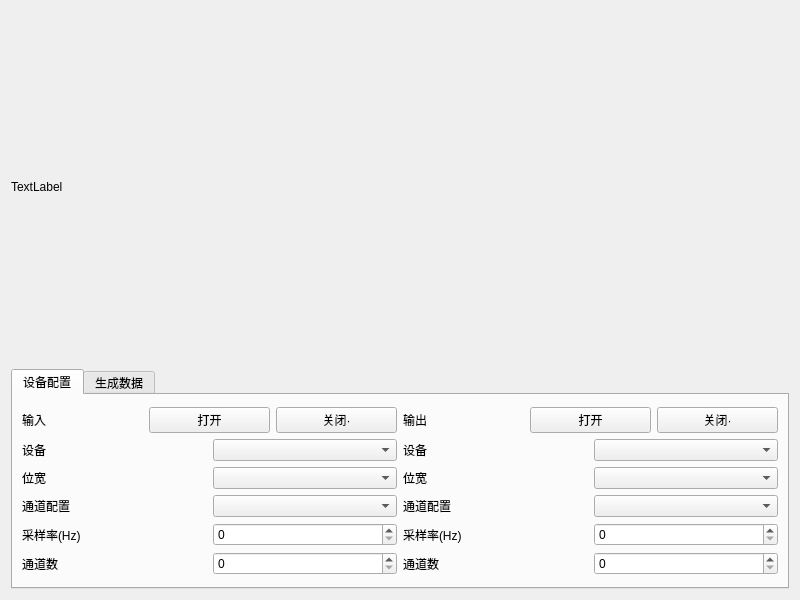
<?xml version="1.0" encoding="UTF-8"?>
<ui version="4.0">
 <class>Widget</class>
 <widget class="QWidget" name="Widget">
  <property name="geometry">
   <rect>
    <x>0</x>
    <y>0</y>
    <width>800</width>
    <height>600</height>
   </rect>
  </property>
  <property name="windowTitle">
   <string>Widget</string>
  </property>
  <layout class="QVBoxLayout" name="verticalLayout_7">
   <item>
    <layout class="QVBoxLayout" name="verticalLayout">
     <property name="spacing">
      <number>6</number>
     </property>
     <property name="leftMargin">
      <number>0</number>
     </property>
     <item>
      <widget class="QWidget" name="widget" native="true">
       <property name="minimumSize">
        <size>
         <width>100</width>
         <height>100</height>
        </size>
       </property>
      </widget>
     </item>
     <item>
      <widget class="QLabel" name="labelinfo">
       <property name="maximumSize">
        <size>
         <width>16777215</width>
         <height>60</height>
        </size>
       </property>
       <property name="text">
        <string>TextLabel</string>
       </property>
      </widget>
     </item>
     <item>
      <widget class="QWidget" name="widgetfft" native="true">
       <property name="minimumSize">
        <size>
         <width>100</width>
         <height>100</height>
        </size>
       </property>
      </widget>
     </item>
    </layout>
   </item>
   <item>
    <widget class="QTabWidget" name="tabWidget">
     <property name="maximumSize">
      <size>
       <width>16777215</width>
       <height>220</height>
      </size>
     </property>
     <property name="currentIndex">
      <number>0</number>
     </property>
     <widget class="QWidget" name="tab">
      <attribute name="title">
       <string>设备配置</string>
      </attribute>
      <layout class="QVBoxLayout" name="verticalLayout_6">
       <item>
        <layout class="QHBoxLayout" name="horizontalLayout_15">
         <item>
          <layout class="QVBoxLayout" name="verticalLayout_5">
           <item>
            <layout class="QHBoxLayout" name="horizontalLayout_13">
             <item>
              <widget class="QLabel" name="label_13">
               <property name="text">
                <string>输入</string>
               </property>
              </widget>
             </item>
             <item>
              <widget class="QPushButton" name="pushButtonin">
               <property name="text">
                <string>打开</string>
               </property>
              </widget>
             </item>
             <item>
              <widget class="QPushButton" name="pushButtoninclose">
               <property name="text">
                <string>关闭·</string>
               </property>
              </widget>
             </item>
            </layout>
           </item>
           <item>
            <layout class="QVBoxLayout" name="verticalLayout_3">
             <item>
              <layout class="QHBoxLayout" name="horizontalLayout_9">
               <item>
                <widget class="QLabel" name="label_9">
                 <property name="text">
                  <string>设备</string>
                 </property>
                </widget>
               </item>
               <item>
                <widget class="QComboBox" name="comboBoxin"/>
               </item>
              </layout>
             </item>
             <item>
              <layout class="QHBoxLayout" name="horizontalLayout_10">
               <item>
                <widget class="QLabel" name="label_10">
                 <property name="text">
                  <string>位宽</string>
                 </property>
                </widget>
               </item>
               <item>
                <widget class="QComboBox" name="comboBoxinbit"/>
               </item>
              </layout>
             </item>
             <item>
              <layout class="QHBoxLayout" name="horizontalLayout_16">
               <item>
                <widget class="QLabel" name="label_15">
                 <property name="text">
                  <string>通道配置</string>
                 </property>
                </widget>
               </item>
               <item>
                <widget class="QComboBox" name="comboBoxinch"/>
               </item>
              </layout>
             </item>
             <item>
              <layout class="QHBoxLayout" name="horizontalLayout_11">
               <item>
                <widget class="QLabel" name="label_11">
                 <property name="text">
                  <string>采样率(Hz)</string>
                 </property>
                </widget>
               </item>
               <item>
                <widget class="QSpinBox" name="spinBoxin">
                 <property name="maximum">
                  <number>999999999</number>
                 </property>
                </widget>
               </item>
              </layout>
             </item>
             <item>
              <layout class="QHBoxLayout" name="horizontalLayout_12">
               <item>
                <widget class="QLabel" name="label_12">
                 <property name="text">
                  <string>通道数</string>
                 </property>
                </widget>
               </item>
               <item>
                <widget class="QSpinBox" name="spinBoxinch"/>
               </item>
              </layout>
             </item>
            </layout>
           </item>
          </layout>
         </item>
         <item>
          <layout class="QVBoxLayout" name="verticalLayout_4">
           <item>
            <layout class="QHBoxLayout" name="horizontalLayout_14">
             <item>
              <widget class="QLabel" name="label_14">
               <property name="text">
                <string>输出</string>
               </property>
              </widget>
             </item>
             <item>
              <widget class="QPushButton" name="pushButtonout">
               <property name="text">
                <string>打开</string>
               </property>
              </widget>
             </item>
             <item>
              <widget class="QPushButton" name="pushButtonoutclose">
               <property name="text">
                <string>关闭·</string>
               </property>
              </widget>
             </item>
            </layout>
           </item>
           <item>
            <layout class="QVBoxLayout" name="verticalLayout_2">
             <item>
              <layout class="QHBoxLayout" name="horizontalLayout">
               <item>
                <widget class="QLabel" name="label">
                 <property name="text">
                  <string>设备</string>
                 </property>
                </widget>
               </item>
               <item>
                <widget class="QComboBox" name="comboBoxout"/>
               </item>
              </layout>
             </item>
             <item>
              <layout class="QHBoxLayout" name="horizontalLayout_2">
               <item>
                <widget class="QLabel" name="label_2">
                 <property name="text">
                  <string>位宽</string>
                 </property>
                </widget>
               </item>
               <item>
                <widget class="QComboBox" name="comboBoxoutbit"/>
               </item>
              </layout>
             </item>
             <item>
              <layout class="QHBoxLayout" name="horizontalLayout_17">
               <item>
                <widget class="QLabel" name="label_16">
                 <property name="text">
                  <string>通道配置</string>
                 </property>
                </widget>
               </item>
               <item>
                <widget class="QComboBox" name="comboBoxoutch"/>
               </item>
              </layout>
             </item>
             <item>
              <layout class="QHBoxLayout" name="horizontalLayout_3">
               <item>
                <widget class="QLabel" name="label_3">
                 <property name="text">
                  <string>采样率(Hz)</string>
                 </property>
                </widget>
               </item>
               <item>
                <widget class="QSpinBox" name="spinBoxout">
                 <property name="maximum">
                  <number>999999999</number>
                 </property>
                </widget>
               </item>
              </layout>
             </item>
             <item>
              <layout class="QHBoxLayout" name="horizontalLayout_4">
               <item>
                <widget class="QLabel" name="label_4">
                 <property name="text">
                  <string>通道数</string>
                 </property>
                </widget>
               </item>
               <item>
                <widget class="QSpinBox" name="spinBoxoutch"/>
               </item>
              </layout>
             </item>
            </layout>
           </item>
          </layout>
         </item>
        </layout>
       </item>
      </layout>
     </widget>
     <widget class="QWidget" name="tab_2">
      <attribute name="title">
       <string>生成数据</string>
      </attribute>
      <layout class="QVBoxLayout" name="verticalLayout_8">
       <item>
        <layout class="QHBoxLayout" name="horizontalLayout_18">
         <item>
          <layout class="QVBoxLayout" name="verticalLayout_15">
           <item>
            <layout class="QVBoxLayout" name="verticalLayout_13">
             <item>
              <widget class="QPushButton" name="pushButtonadd">
               <property name="text">
                <string>添加a*cos(b*x+c)</string>
               </property>
              </widget>
             </item>
             <item>
              <layout class="QHBoxLayout" name="horizontalLayout_5">
               <item>
                <widget class="QLabel" name="label_5">
                 <property name="maximumSize">
                  <size>
                   <width>30</width>
                   <height>16777215</height>
                  </size>
                 </property>
                 <property name="text">
                  <string>a:</string>
                 </property>
                </widget>
               </item>
               <item>
                <widget class="QDoubleSpinBox" name="doubleSpinBoxa">
                 <property name="decimals">
                  <number>2</number>
                 </property>
                 <property name="minimum">
                  <double>-99999999999999996863366107917975552.000000000000000</double>
                 </property>
                 <property name="maximum">
                  <double>99999999999999996863366107917975552.000000000000000</double>
                 </property>
                 <property name="value">
                  <double>1.000000000000000</double>
                 </property>
                </widget>
               </item>
              </layout>
             </item>
             <item>
              <layout class="QHBoxLayout" name="horizontalLayout_6">
               <item>
                <widget class="QLabel" name="label_6">
                 <property name="maximumSize">
                  <size>
                   <width>30</width>
                   <height>16777215</height>
                  </size>
                 </property>
                 <property name="text">
                  <string>b:</string>
                 </property>
                </widget>
               </item>
               <item>
                <widget class="QDoubleSpinBox" name="doubleSpinBoxb">
                 <property name="decimals">
                  <number>0</number>
                 </property>
                 <property name="minimum">
                  <double>-99999999999999996863366107917975552.000000000000000</double>
                 </property>
                 <property name="maximum">
                  <double>99999999999999996863366107917975552.000000000000000</double>
                 </property>
                 <property name="value">
                  <double>1.000000000000000</double>
                 </property>
                </widget>
               </item>
              </layout>
             </item>
             <item>
              <layout class="QHBoxLayout" name="horizontalLayout_7">
               <item>
                <widget class="QLabel" name="label_7">
                 <property name="maximumSize">
                  <size>
                   <width>30</width>
                   <height>16777215</height>
                  </size>
                 </property>
                 <property name="text">
                  <string>c:</string>
                 </property>
                </widget>
               </item>
               <item>
                <widget class="QDoubleSpinBox" name="doubleSpinBoxc">
                 <property name="decimals">
                  <number>2</number>
                 </property>
                 <property name="minimum">
                  <double>-99999999999999996863366107917975552.000000000000000</double>
                 </property>
                 <property name="maximum">
                  <double>99999999999999996863366107917975552.000000000000000</double>
                 </property>
                 <property name="value">
                  <double>1.000000000000000</double>
                 </property>
                </widget>
               </item>
              </layout>
             </item>
            </layout>
           </item>
           <item>
            <layout class="QHBoxLayout" name="horizontalLayout_36">
             <item>
              <widget class="QPushButton" name="pushButton">
               <property name="maximumSize">
                <size>
                 <width>60</width>
                 <height>16777215</height>
                </size>
               </property>
               <property name="text">
                <string>移除</string>
               </property>
              </widget>
             </item>
             <item>
              <widget class="QComboBox" name="comboBox"/>
             </item>
            </layout>
           </item>
          </layout>
         </item>
         <item>
          <layout class="QVBoxLayout" name="verticalLayout_16">
           <item>
            <layout class="QVBoxLayout" name="verticalLayout_14">
             <item>
              <widget class="QPushButton" name="pushButtonrand">
               <property name="text">
                <string>添加随机a*cos(b*x+c)</string>
               </property>
              </widget>
             </item>
             <item>
              <layout class="QHBoxLayout" name="horizontalLayout_8">
               <item>
                <widget class="QLabel" name="label_8">
                 <property name="maximumSize">
                  <size>
                   <width>30</width>
                   <height>16777215</height>
                  </size>
                 </property>
                 <property name="text">
                  <string>a:</string>
                 </property>
                </widget>
               </item>
               <item>
                <widget class="QDoubleSpinBox" name="doubleSpinBoxa1">
                 <property name="decimals">
                  <number>2</number>
                 </property>
                 <property name="minimum">
                  <double>-99999999999999996863366107917975552.000000000000000</double>
                 </property>
                 <property name="maximum">
                  <double>99999999999999996863366107917975552.000000000000000</double>
                 </property>
                 <property name="value">
                  <double>1.000000000000000</double>
                 </property>
                </widget>
               </item>
              </layout>
             </item>
            </layout>
           </item>
           <item>
            <layout class="QHBoxLayout" name="horizontalLayout_35">
             <item>
              <widget class="QPushButton" name="pushButton1">
               <property name="maximumSize">
                <size>
                 <width>60</width>
                 <height>16777215</height>
                </size>
               </property>
               <property name="text">
                <string>移除</string>
               </property>
              </widget>
             </item>
             <item>
              <widget class="QComboBox" name="comboBoxrand"/>
             </item>
            </layout>
           </item>
          </layout>
         </item>
        </layout>
       </item>
       <item>
        <layout class="QHBoxLayout" name="horizontalLayout_22">
         <item>
          <layout class="QHBoxLayout" name="horizontalLayout_21">
           <item>
            <layout class="QHBoxLayout" name="horizontalLayout_19">
             <item>
              <widget class="QLabel" name="label_17">
               <property name="maximumSize">
                <size>
                 <width>100</width>
                 <height>16777215</height>
                </size>
               </property>
               <property name="text">
                <string>采用率fs(2^fs):</string>
               </property>
              </widget>
             </item>
             <item>
              <widget class="QSpinBox" name="spinBox">
               <property name="maximum">
                <number>16</number>
               </property>
               <property name="value">
                <number>10</number>
               </property>
              </widget>
             </item>
            </layout>
           </item>
           <item>
            <layout class="QHBoxLayout" name="horizontalLayout_20">
             <item>
              <widget class="QLabel" name="label_18">
               <property name="minimumSize">
                <size>
                 <width>60</width>
                 <height>0</height>
                </size>
               </property>
               <property name="text">
                <string>幅值阈值:</string>
               </property>
              </widget>
             </item>
             <item>
              <widget class="QDoubleSpinBox" name="doubleSpinBox">
               <property name="minimum">
                <double>0.000000000000000</double>
               </property>
               <property name="maximum">
                <double>99999999999.000000000000000</double>
               </property>
               <property name="value">
                <double>0.100000000000000</double>
               </property>
              </widget>
             </item>
            </layout>
           </item>
          </layout>
         </item>
         <item>
          <widget class="QCheckBox" name="checkBox">
           <property name="maximumSize">
            <size>
             <width>60</width>
             <height>16777215</height>
            </size>
           </property>
           <property name="text">
            <string>生成</string>
           </property>
          </widget>
         </item>
        </layout>
       </item>
      </layout>
     </widget>
    </widget>
   </item>
  </layout>
 </widget>
 <resources/>
 <connections/>
</ui>
